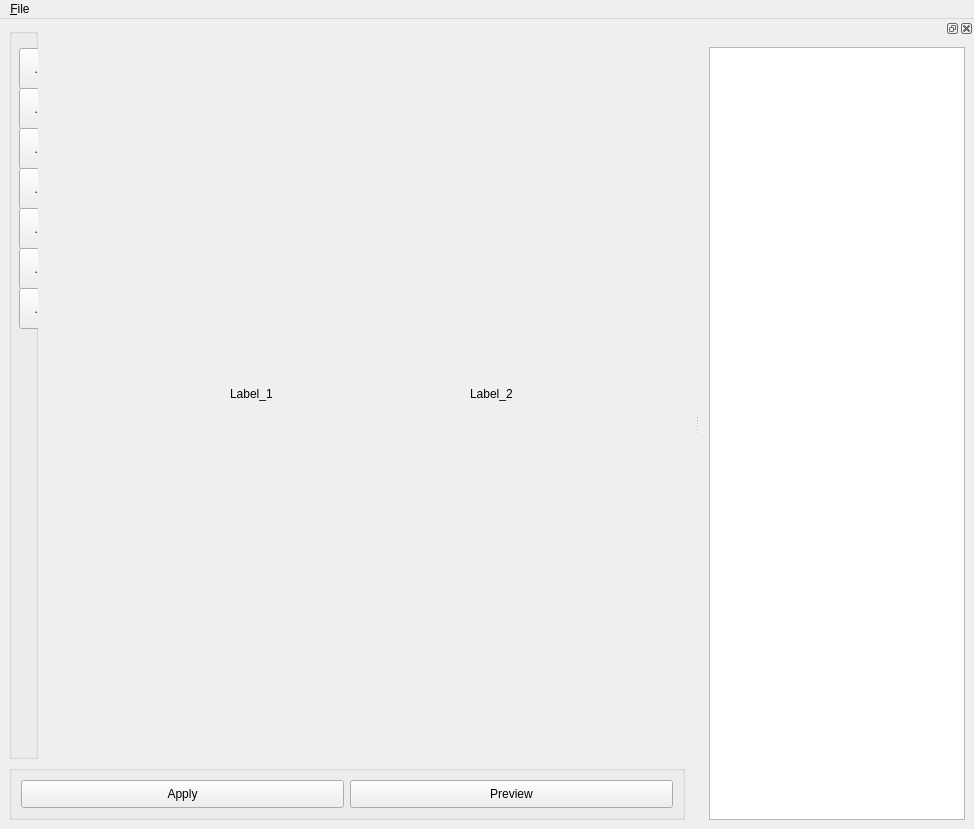
<?xml version="1.0" encoding="UTF-8"?>
<ui version="4.0">
 <class>MainWindow</class>
 <widget class="QMainWindow" name="MainWindow">
  <property name="geometry">
   <rect>
    <x>0</x>
    <y>0</y>
    <width>974</width>
    <height>829</height>
   </rect>
  </property>
  <property name="sizePolicy">
   <sizepolicy hsizetype="Preferred" vsizetype="Minimum">
    <horstretch>0</horstretch>
    <verstretch>0</verstretch>
   </sizepolicy>
  </property>
  <property name="windowTitle">
   <string>MainWindow</string>
  </property>
  <widget class="QWidget" name="centralwidget">
   <layout class="QVBoxLayout" name="verticalLayout">
    <item>
     <layout class="QHBoxLayout" name="horizontalLayout_2">
      <item alignment="Qt::AlignLeft">
       <widget class="QGroupBox" name="groupbox_btn">
        <property name="sizePolicy">
         <sizepolicy hsizetype="Minimum" vsizetype="Preferred">
          <horstretch>0</horstretch>
          <verstretch>0</verstretch>
         </sizepolicy>
        </property>
        <property name="maximumSize">
         <size>
          <width>74</width>
          <height>16777215</height>
         </size>
        </property>
        <property name="title">
         <string/>
        </property>
        <widget class="QToolButton" name="toolButton_6">
         <property name="geometry">
          <rect>
           <x>10</x>
           <y>220</y>
           <width>41</width>
           <height>41</height>
          </rect>
         </property>
         <property name="accessibleName">
          <string>drag</string>
         </property>
         <property name="text">
          <string>...</string>
         </property>
         <property name="icon">
          <iconset resource="../CS4/resources.qrc">
           <normaloff>:/images/resources/1472056618_cursor_drag_arrow_2.png</normaloff>:/images/resources/1472056618_cursor_drag_arrow_2.png</iconset>
         </property>
         <property name="checkable">
          <bool>true</bool>
         </property>
         <property name="autoExclusive">
          <bool>true</bool>
         </property>
        </widget>
        <widget class="QToolButton" name="drawBG">
         <property name="geometry">
          <rect>
           <x>10</x>
           <y>140</y>
           <width>41</width>
           <height>41</height>
          </rect>
         </property>
         <property name="accessibleName">
          <string>drawBG</string>
         </property>
         <property name="text">
          <string>...</string>
         </property>
         <property name="icon">
          <iconset resource="../CS4/resources.qrc">
           <normaloff>:/images/resources/document-change-record-a-pen-to-write-text-icone-5220-48.png</normaloff>:/images/resources/document-change-record-a-pen-to-write-text-icone-5220-48.png</iconset>
         </property>
         <property name="checkable">
          <bool>true</bool>
         </property>
         <property name="autoExclusive">
          <bool>true</bool>
         </property>
        </widget>
        <widget class="QToolButton" name="rectangle">
         <property name="geometry">
          <rect>
           <x>10</x>
           <y>180</y>
           <width>41</width>
           <height>41</height>
          </rect>
         </property>
         <property name="accessibleName">
          <string>rectangle</string>
         </property>
         <property name="text">
          <string>...</string>
         </property>
         <property name="icon">
          <iconset resource="../CS4/resources.qrc">
           <normaloff>:/images/resources/rectangle-icone-3783-48.png</normaloff>:/images/resources/rectangle-icone-3783-48.png</iconset>
         </property>
         <property name="checkable">
          <bool>true</bool>
         </property>
         <property name="autoExclusive">
          <bool>true</bool>
         </property>
        </widget>
        <widget class="QToolButton" name="toolButton_2">
         <property name="geometry">
          <rect>
           <x>10</x>
           <y>60</y>
           <width>41</width>
           <height>41</height>
          </rect>
         </property>
         <property name="accessibleName">
          <string>zoomIn</string>
         </property>
         <property name="text">
          <string>...</string>
         </property>
         <property name="icon">
          <iconset>
           <normaloff>C:/Users/Bernard/Downloads/1465232786_f-zoom-out_128.png</normaloff>C:/Users/Bernard/Downloads/1465232786_f-zoom-out_128.png</iconset>
         </property>
         <property name="checkable">
          <bool>true</bool>
         </property>
         <property name="autoExclusive">
          <bool>true</bool>
         </property>
        </widget>
        <widget class="QToolButton" name="toolButton">
         <property name="geometry">
          <rect>
           <x>10</x>
           <y>20</y>
           <width>41</width>
           <height>41</height>
          </rect>
         </property>
         <property name="accessibleName">
          <string>zoomOut</string>
         </property>
         <property name="text">
          <string>...</string>
         </property>
         <property name="icon">
          <iconset>
           <normaloff>C:/Users/Bernard/Downloads/1465232751_f-zoom-in_128.png</normaloff>C:/Users/Bernard/Downloads/1465232751_f-zoom-in_128.png</iconset>
         </property>
         <property name="checkable">
          <bool>true</bool>
         </property>
         <property name="autoExclusive">
          <bool>true</bool>
         </property>
        </widget>
        <widget class="QToolButton" name="drawFG">
         <property name="geometry">
          <rect>
           <x>10</x>
           <y>100</y>
           <width>41</width>
           <height>41</height>
          </rect>
         </property>
         <property name="accessibleName">
          <string>drawFG</string>
         </property>
         <property name="text">
          <string>...</string>
         </property>
         <property name="icon">
          <iconset resource="../CS4/resources.qrc">
           <normaloff>:/images/resources/new-document-file-paper-pen-writing-icone-6977-48.png</normaloff>:/images/resources/new-document-file-paper-pen-writing-icone-6977-48.png</iconset>
         </property>
         <property name="checkable">
          <bool>true</bool>
         </property>
         <property name="autoExclusive">
          <bool>true</bool>
         </property>
        </widget>
        <widget class="myButton" name="toolButton_3">
         <property name="geometry">
          <rect>
           <x>10</x>
           <y>260</y>
           <width>41</width>
           <height>41</height>
          </rect>
         </property>
         <property name="text">
          <string>...</string>
         </property>
         <property name="icon">
          <iconset resource="../CS4/resources.qrc">
           <normaloff>:/images/resources/fgbg_small.jpg</normaloff>:/images/resources/fgbg_small.jpg</iconset>
         </property>
        </widget>
       </widget>
      </item>
      <item>
       <widget class="QLabel" name="label">
        <property name="contextMenuPolicy">
         <enum>Qt::CustomContextMenu</enum>
        </property>
        <property name="frameShape">
         <enum>QFrame::NoFrame</enum>
        </property>
        <property name="text">
         <string>Label_1</string>
        </property>
        <property name="margin">
         <number>0</number>
        </property>
       </widget>
      </item>
      <item>
       <spacer name="verticalSpacer">
        <property name="orientation">
         <enum>Qt::Vertical</enum>
        </property>
        <property name="sizeHint" stdset="0">
         <size>
          <width>20</width>
          <height>40</height>
         </size>
        </property>
       </spacer>
      </item>
      <item>
       <widget class="QLabel" name="label_2">
        <property name="text">
         <string>Label_2</string>
        </property>
       </widget>
      </item>
     </layout>
    </item>
    <item>
     <widget class="QGroupBox" name="groupBox">
      <property name="sizePolicy">
       <sizepolicy hsizetype="Preferred" vsizetype="Minimum">
        <horstretch>0</horstretch>
        <verstretch>0</verstretch>
       </sizepolicy>
      </property>
      <property name="title">
       <string/>
      </property>
      <layout class="QHBoxLayout" name="horizontalLayout">
       <item>
        <widget class="QPushButton" name="pushButton">
         <property name="minimumSize">
          <size>
           <width>93</width>
           <height>28</height>
          </size>
         </property>
         <property name="accessibleName">
          <string>Apply</string>
         </property>
         <property name="text">
          <string>Apply</string>
         </property>
        </widget>
       </item>
       <item>
        <widget class="QPushButton" name="pushButton_2">
         <property name="minimumSize">
          <size>
           <width>93</width>
           <height>28</height>
          </size>
         </property>
         <property name="focusPolicy">
          <enum>Qt::WheelFocus</enum>
         </property>
         <property name="accessibleName">
          <string>Preview</string>
         </property>
         <property name="text">
          <string>Preview</string>
         </property>
        </widget>
       </item>
      </layout>
     </widget>
    </item>
   </layout>
  </widget>
  <widget class="QMenuBar" name="menuBar">
   <property name="geometry">
    <rect>
     <x>0</x>
     <y>0</y>
     <width>974</width>
     <height>26</height>
    </rect>
   </property>
   <widget class="QMenu" name="menu_File">
    <property name="title">
     <string>&amp;File</string>
    </property>
    <widget class="QMenu" name="menuOpen_recent">
     <property name="title">
      <string>Open recent</string>
     </property>
     <addaction name="actionSub"/>
    </widget>
    <addaction name="actionOpen"/>
    <addaction name="actionSave"/>
    <addaction name="menuOpen_recent"/>
   </widget>
   <addaction name="menu_File"/>
  </widget>
  <widget class="QDockWidget" name="dockWidget">
   <property name="minimumSize">
    <size>
     <width>213</width>
     <height>135</height>
    </size>
   </property>
   <attribute name="dockWidgetArea">
    <number>2</number>
   </attribute>
   <widget class="QWidget" name="dockWidgetContents">
    <layout class="QVBoxLayout" name="verticalLayout_2">
     <item>
      <widget class="QLayerView" name="tableView"/>
     </item>
    </layout>
   </widget>
  </widget>
  <action name="actionOpen">
   <property name="text">
    <string>Open</string>
   </property>
  </action>
  <action name="actionSave">
   <property name="text">
    <string>Save</string>
   </property>
  </action>
  <action name="actionSub">
   <property name="text">
    <string>sub</string>
   </property>
  </action>
 </widget>
 <customwidgets>
  <customwidget>
   <class>myButton</class>
   <extends>QToolButton</extends>
   <header>QtButton1</header>
  </customwidget>
  <customwidget>
   <class>QLayerView</class>
   <extends>QTableView</extends>
   <header location="global">layerView</header>
  </customwidget>
 </customwidgets>
 <resources>
  <include location="../CS4/resources.qrc"/>
 </resources>
 <connections/>
</ui>
